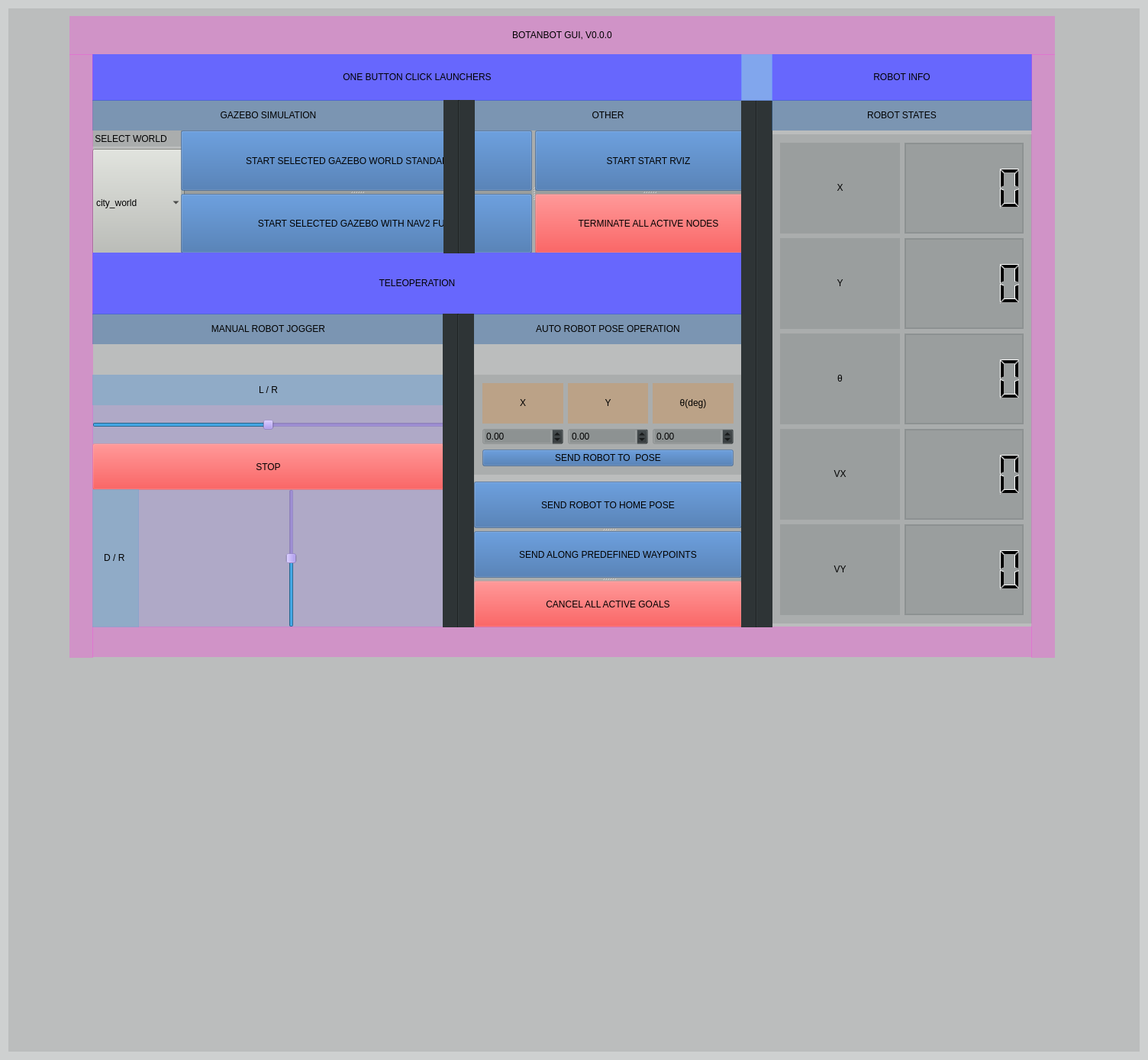
<?xml version="1.0" encoding="UTF-8"?>
<ui version="4.0">
 <class>ControlPluginWidget</class>
 <widget class="QWidget" name="ControlPluginWidget">
  <property name="enabled">
   <bool>true</bool>
  </property>
  <property name="geometry">
   <rect>
    <x>0</x>
    <y>0</y>
    <width>1504</width>
    <height>1389</height>
   </rect>
  </property>
  <property name="windowTitle">
   <string>RQTGUIControlPluginWidget</string>
  </property>
  <property name="autoFillBackground">
   <bool>false</bool>
  </property>
  <property name="styleSheet">
   <string notr="true">background-color: rgb(46, 52, 54,32);</string>
  </property>
  <layout class="QVBoxLayout" name="verticalLayout_2">
   <item>
    <widget class="QWidget" name="ROBOT_MAIN" native="true">
     <property name="enabled">
      <bool>true</bool>
     </property>
     <property name="styleSheet">
      <string notr="true">color: rgb(0, 0, 0);</string>
     </property>
     <widget class="QLabel" name="GUI_NAME_LABEL">
      <property name="geometry">
       <rect>
        <x>80</x>
        <y>10</y>
        <width>1291</width>
        <height>51</height>
       </rect>
      </property>
      <property name="minimumSize">
       <size>
        <width>0</width>
        <height>40</height>
       </size>
      </property>
      <property name="styleSheet">
       <string notr="true">background-color: rgba(255, 51, 221, 78);</string>
      </property>
      <property name="text">
       <string>BOTANBOT GUI, V0.0.0</string>
      </property>
      <property name="textFormat">
       <enum>Qt::RichText</enum>
      </property>
      <property name="scaledContents">
       <bool>false</bool>
      </property>
      <property name="alignment">
       <set>Qt::AlignCenter</set>
      </property>
     </widget>
     <widget class="QSlider" name="drSlider">
      <property name="geometry">
       <rect>
        <x>170</x>
        <y>630</y>
        <width>401</width>
        <height>181</height>
       </rect>
      </property>
      <property name="styleSheet">
       <string notr="true">background-color: rgba(147, 124, 221, 78);</string>
      </property>
      <property name="minimum">
       <number>-100</number>
      </property>
      <property name="maximum">
       <number>100</number>
      </property>
      <property name="orientation">
       <enum>Qt::Vertical</enum>
      </property>
     </widget>
     <widget class="QSlider" name="lrSlider">
      <property name="geometry">
       <rect>
        <x>110</x>
        <y>520</y>
        <width>461</width>
        <height>51</height>
       </rect>
      </property>
      <property name="autoFillBackground">
       <bool>false</bool>
      </property>
      <property name="styleSheet">
       <string notr="true">background-color: rgba(147, 124, 221, 78);</string>
      </property>
      <property name="minimum">
       <number>-100</number>
      </property>
      <property name="maximum">
       <number>100</number>
      </property>
      <property name="orientation">
       <enum>Qt::Horizontal</enum>
      </property>
     </widget>
     <widget class="QPushButton" name="stop">
      <property name="geometry">
       <rect>
        <x>110</x>
        <y>570</y>
        <width>461</width>
        <height>61</height>
       </rect>
      </property>
      <property name="styleSheet">
       <string notr="true"> background-color: rgb(239, 41, 41,21);</string>
      </property>
      <property name="text">
       <string>STOP</string>
      </property>
     </widget>
     <widget class="QLabel" name="STATUS_LABEL">
      <property name="geometry">
       <rect>
        <x>1000</x>
        <y>60</y>
        <width>341</width>
        <height>61</height>
       </rect>
      </property>
      <property name="minimumSize">
       <size>
        <width>0</width>
        <height>40</height>
       </size>
      </property>
      <property name="styleSheet">
       <string notr="true">background-color: rgb(102, 102, 255,250);
font: 57 14pt &quot;Ubuntu&quot;;</string>
      </property>
      <property name="text">
       <string>ROBOT INFO</string>
      </property>
      <property name="textFormat">
       <enum>Qt::RichText</enum>
      </property>
      <property name="scaledContents">
       <bool>false</bool>
      </property>
      <property name="alignment">
       <set>Qt::AlignCenter</set>
      </property>
     </widget>
     <widget class="QLabel" name="TELEOPARTION_LABEL">
      <property name="geometry">
       <rect>
        <x>110</x>
        <y>320</y>
        <width>851</width>
        <height>81</height>
       </rect>
      </property>
      <property name="minimumSize">
       <size>
        <width>0</width>
        <height>40</height>
       </size>
      </property>
      <property name="styleSheet">
       <string notr="true">background-color: rgb(102, 102, 255,250);
font: 57 14pt &quot;Ubuntu&quot;;</string>
      </property>
      <property name="text">
       <string>TELEOPERATION</string>
      </property>
      <property name="textFormat">
       <enum>Qt::RichText</enum>
      </property>
      <property name="scaledContents">
       <bool>false</bool>
      </property>
      <property name="alignment">
       <set>Qt::AlignCenter</set>
      </property>
     </widget>
     <widget class="QLabel" name="LAUNCHERS_LABEL">
      <property name="geometry">
       <rect>
        <x>110</x>
        <y>60</y>
        <width>851</width>
        <height>61</height>
       </rect>
      </property>
      <property name="minimumSize">
       <size>
        <width>0</width>
        <height>40</height>
       </size>
      </property>
      <property name="styleSheet">
       <string notr="true">background-color: rgb(102, 102, 255,250);
font: 57 14pt &quot;Ubuntu&quot;;</string>
      </property>
      <property name="text">
       <string>ONE BUTTON CLICK LAUNCHERS</string>
      </property>
      <property name="textFormat">
       <enum>Qt::RichText</enum>
      </property>
      <property name="scaledContents">
       <bool>false</bool>
      </property>
      <property name="alignment">
       <set>Qt::AlignCenter</set>
      </property>
     </widget>
     <widget class="QLabel" name="FRAME_SOUTH">
      <property name="geometry">
       <rect>
        <x>110</x>
        <y>810</y>
        <width>1231</width>
        <height>40</height>
       </rect>
      </property>
      <property name="minimumSize">
       <size>
        <width>0</width>
        <height>40</height>
       </size>
      </property>
      <property name="styleSheet">
       <string notr="true">background-color: rgba(255, 51, 221, 78);</string>
      </property>
      <property name="text">
       <string/>
      </property>
      <property name="textFormat">
       <enum>Qt::RichText</enum>
      </property>
      <property name="scaledContents">
       <bool>false</bool>
      </property>
      <property name="alignment">
       <set>Qt::AlignCenter</set>
      </property>
     </widget>
     <widget class="QLabel" name="FRAME_EAST">
      <property name="geometry">
       <rect>
        <x>1340</x>
        <y>60</y>
        <width>31</width>
        <height>791</height>
       </rect>
      </property>
      <property name="minimumSize">
       <size>
        <width>0</width>
        <height>40</height>
       </size>
      </property>
      <property name="styleSheet">
       <string notr="true">background-color: rgba(255, 51, 221, 78);</string>
      </property>
      <property name="text">
       <string/>
      </property>
      <property name="textFormat">
       <enum>Qt::RichText</enum>
      </property>
      <property name="scaledContents">
       <bool>false</bool>
      </property>
      <property name="alignment">
       <set>Qt::AlignCenter</set>
      </property>
     </widget>
     <widget class="QLabel" name="FRAME_WEST">
      <property name="geometry">
       <rect>
        <x>80</x>
        <y>60</y>
        <width>31</width>
        <height>791</height>
       </rect>
      </property>
      <property name="minimumSize">
       <size>
        <width>0</width>
        <height>40</height>
       </size>
      </property>
      <property name="styleSheet">
       <string notr="true">background-color: rgba(255, 51, 221, 78);</string>
      </property>
      <property name="text">
       <string/>
      </property>
      <property name="textFormat">
       <enum>Qt::RichText</enum>
      </property>
      <property name="scaledContents">
       <bool>false</bool>
      </property>
      <property name="alignment">
       <set>Qt::AlignCenter</set>
      </property>
     </widget>
     <widget class="QLabel" name="LR_LABEL">
      <property name="geometry">
       <rect>
        <x>110</x>
        <y>480</y>
        <width>461</width>
        <height>40</height>
       </rect>
      </property>
      <property name="minimumSize">
       <size>
        <width>0</width>
        <height>40</height>
       </size>
      </property>
      <property name="styleSheet">
       <string notr="true">background-color: rgb(114, 159, 207,150);
font: 57 14pt &quot;Ubuntu&quot;;</string>
      </property>
      <property name="text">
       <string>L / R</string>
      </property>
      <property name="textFormat">
       <enum>Qt::RichText</enum>
      </property>
      <property name="scaledContents">
       <bool>false</bool>
      </property>
      <property name="alignment">
       <set>Qt::AlignCenter</set>
      </property>
     </widget>
     <widget class="QLabel" name="DR_LABEL">
      <property name="geometry">
       <rect>
        <x>110</x>
        <y>630</y>
        <width>61</width>
        <height>181</height>
       </rect>
      </property>
      <property name="minimumSize">
       <size>
        <width>0</width>
        <height>40</height>
       </size>
      </property>
      <property name="styleSheet">
       <string notr="true">background-color: rgb(114, 159, 207,150);
font: 57 14pt &quot;Ubuntu&quot;;</string>
      </property>
      <property name="text">
       <string>D / R      </string>
      </property>
      <property name="textFormat">
       <enum>Qt::RichText</enum>
      </property>
      <property name="scaledContents">
       <bool>false</bool>
      </property>
      <property name="alignment">
       <set>Qt::AlignCenter</set>
      </property>
     </widget>
     <widget class="QLabel" name="GUI_NAME_LABEL_2">
      <property name="geometry">
       <rect>
        <x>610</x>
        <y>400</y>
        <width>351</width>
        <height>40</height>
       </rect>
      </property>
      <property name="minimumSize">
       <size>
        <width>0</width>
        <height>40</height>
       </size>
      </property>
      <property name="styleSheet">
       <string notr="true">background-color: rgb(52, 101, 164,120);</string>
      </property>
      <property name="text">
       <string>AUTO ROBOT POSE OPERATION</string>
      </property>
      <property name="textFormat">
       <enum>Qt::RichText</enum>
      </property>
      <property name="scaledContents">
       <bool>false</bool>
      </property>
      <property name="alignment">
       <set>Qt::AlignCenter</set>
      </property>
     </widget>
     <widget class="QLabel" name="GUI_NAME_LABEL_3">
      <property name="geometry">
       <rect>
        <x>110</x>
        <y>400</y>
        <width>461</width>
        <height>40</height>
       </rect>
      </property>
      <property name="minimumSize">
       <size>
        <width>0</width>
        <height>40</height>
       </size>
      </property>
      <property name="styleSheet">
       <string notr="true">background-color: rgb(52, 101, 164,120);</string>
      </property>
      <property name="text">
       <string>MANUAL ROBOT JOGGER</string>
      </property>
      <property name="textFormat">
       <enum>Qt::RichText</enum>
      </property>
      <property name="scaledContents">
       <bool>false</bool>
      </property>
      <property name="alignment">
       <set>Qt::AlignCenter</set>
      </property>
     </widget>
     <widget class="QLabel" name="GUI_NAME_LABEL_4">
      <property name="geometry">
       <rect>
        <x>110</x>
        <y>120</y>
        <width>461</width>
        <height>40</height>
       </rect>
      </property>
      <property name="minimumSize">
       <size>
        <width>0</width>
        <height>40</height>
       </size>
      </property>
      <property name="styleSheet">
       <string notr="true">background-color: rgb(52, 101, 164,120);</string>
      </property>
      <property name="text">
       <string>GAZEBO SIMULATION</string>
      </property>
      <property name="textFormat">
       <enum>Qt::RichText</enum>
      </property>
      <property name="scaledContents">
       <bool>false</bool>
      </property>
      <property name="alignment">
       <set>Qt::AlignCenter</set>
      </property>
     </widget>
     <widget class="QLabel" name="GUI_NAME_LABEL_6">
      <property name="geometry">
       <rect>
        <x>610</x>
        <y>120</y>
        <width>351</width>
        <height>40</height>
       </rect>
      </property>
      <property name="minimumSize">
       <size>
        <width>0</width>
        <height>40</height>
       </size>
      </property>
      <property name="styleSheet">
       <string notr="true">background-color: rgb(52, 101, 164,120);</string>
      </property>
      <property name="text">
       <string>OTHER</string>
      </property>
      <property name="textFormat">
       <enum>Qt::RichText</enum>
      </property>
      <property name="scaledContents">
       <bool>false</bool>
      </property>
      <property name="alignment">
       <set>Qt::AlignCenter</set>
      </property>
     </widget>
     <widget class="QWidget" name="layoutWidget">
      <property name="geometry">
       <rect>
        <x>1000</x>
        <y>165</y>
        <width>341</width>
        <height>641</height>
       </rect>
      </property>
      <layout class="QGridLayout" name="gridLayout_3">
       <item row="0" column="0">
        <widget class="QLabel" name="X_LABEL">
         <property name="minimumSize">
          <size>
           <width>0</width>
           <height>40</height>
          </size>
         </property>
         <property name="styleSheet">
          <string notr="true"/>
         </property>
         <property name="text">
          <string>X</string>
         </property>
         <property name="textFormat">
          <enum>Qt::RichText</enum>
         </property>
         <property name="scaledContents">
          <bool>false</bool>
         </property>
         <property name="alignment">
          <set>Qt::AlignCenter</set>
         </property>
        </widget>
       </item>
       <item row="0" column="1">
        <widget class="QLCDNumber" name="x"/>
       </item>
       <item row="1" column="0">
        <widget class="QLabel" name="Y_LABEL">
         <property name="minimumSize">
          <size>
           <width>0</width>
           <height>40</height>
          </size>
         </property>
         <property name="styleSheet">
          <string notr="true"/>
         </property>
         <property name="text">
          <string>Y</string>
         </property>
         <property name="textFormat">
          <enum>Qt::RichText</enum>
         </property>
         <property name="scaledContents">
          <bool>false</bool>
         </property>
         <property name="alignment">
          <set>Qt::AlignCenter</set>
         </property>
        </widget>
       </item>
       <item row="1" column="1">
        <widget class="QLCDNumber" name="y"/>
       </item>
       <item row="2" column="0">
        <widget class="QLabel" name="THETA_LABEL">
         <property name="minimumSize">
          <size>
           <width>0</width>
           <height>40</height>
          </size>
         </property>
         <property name="styleSheet">
          <string notr="true"/>
         </property>
         <property name="text">
          <string>θ</string>
         </property>
         <property name="textFormat">
          <enum>Qt::RichText</enum>
         </property>
         <property name="scaledContents">
          <bool>false</bool>
         </property>
         <property name="alignment">
          <set>Qt::AlignCenter</set>
         </property>
        </widget>
       </item>
       <item row="2" column="1">
        <widget class="QLCDNumber" name="theta"/>
       </item>
       <item row="3" column="0">
        <widget class="QLabel" name="VX_LABEL">
         <property name="minimumSize">
          <size>
           <width>0</width>
           <height>40</height>
          </size>
         </property>
         <property name="styleSheet">
          <string notr="true"/>
         </property>
         <property name="text">
          <string>VX</string>
         </property>
         <property name="textFormat">
          <enum>Qt::RichText</enum>
         </property>
         <property name="scaledContents">
          <bool>false</bool>
         </property>
         <property name="alignment">
          <set>Qt::AlignCenter</set>
         </property>
        </widget>
       </item>
       <item row="3" column="1">
        <widget class="QLCDNumber" name="vx"/>
       </item>
       <item row="4" column="0">
        <widget class="QLabel" name="VY_LABEL">
         <property name="minimumSize">
          <size>
           <width>0</width>
           <height>40</height>
          </size>
         </property>
         <property name="styleSheet">
          <string notr="true"/>
         </property>
         <property name="text">
          <string>VY</string>
         </property>
         <property name="textFormat">
          <enum>Qt::RichText</enum>
         </property>
         <property name="scaledContents">
          <bool>false</bool>
         </property>
         <property name="alignment">
          <set>Qt::AlignCenter</set>
         </property>
        </widget>
       </item>
       <item row="4" column="1">
        <widget class="QLCDNumber" name="vy"/>
       </item>
      </layout>
     </widget>
     <widget class="Line" name="sperator_line_3">
      <property name="geometry">
       <rect>
        <x>569</x>
        <y>400</y>
        <width>41</width>
        <height>411</height>
       </rect>
      </property>
      <property name="styleSheet">
       <string notr="true">background-color: rgb(46, 52, 54);</string>
      </property>
      <property name="orientation">
       <enum>Qt::Vertical</enum>
      </property>
     </widget>
     <widget class="Line" name="sperator_line_4">
      <property name="geometry">
       <rect>
        <x>570</x>
        <y>120</y>
        <width>41</width>
        <height>201</height>
       </rect>
      </property>
      <property name="styleSheet">
       <string notr="true">background-color: rgb(46, 52, 54);</string>
      </property>
      <property name="orientation">
       <enum>Qt::Vertical</enum>
      </property>
     </widget>
     <widget class="Line" name="sperator_line_5">
      <property name="geometry">
       <rect>
        <x>960</x>
        <y>120</y>
        <width>41</width>
        <height>691</height>
       </rect>
      </property>
      <property name="styleSheet">
       <string notr="true">background-color: rgb(46, 52, 54);</string>
      </property>
      <property name="orientation">
       <enum>Qt::Vertical</enum>
      </property>
     </widget>
     <widget class="QLabel" name="GUI_NAME_LABEL_7">
      <property name="geometry">
       <rect>
        <x>1000</x>
        <y>120</y>
        <width>341</width>
        <height>40</height>
       </rect>
      </property>
      <property name="minimumSize">
       <size>
        <width>0</width>
        <height>40</height>
       </size>
      </property>
      <property name="styleSheet">
       <string notr="true">background-color: rgb(52, 101, 164,120);</string>
      </property>
      <property name="text">
       <string>ROBOT STATES</string>
      </property>
      <property name="textFormat">
       <enum>Qt::RichText</enum>
      </property>
      <property name="scaledContents">
       <bool>false</bool>
      </property>
      <property name="alignment">
       <set>Qt::AlignCenter</set>
      </property>
     </widget>
     <widget class="QLabel" name="STATUS_LABEL_2">
      <property name="geometry">
       <rect>
        <x>960</x>
        <y>60</y>
        <width>41</width>
        <height>61</height>
       </rect>
      </property>
      <property name="minimumSize">
       <size>
        <width>0</width>
        <height>40</height>
       </size>
      </property>
      <property name="styleSheet">
       <string notr="true">background-color: rgb(114, 159, 250,200);
font: 57 14pt &quot;Ubuntu&quot;;</string>
      </property>
      <property name="text">
       <string/>
      </property>
      <property name="textFormat">
       <enum>Qt::RichText</enum>
      </property>
      <property name="scaledContents">
       <bool>false</bool>
      </property>
      <property name="alignment">
       <set>Qt::AlignCenter</set>
      </property>
     </widget>
     <widget class="QWidget" name="layoutWidget">
      <property name="geometry">
       <rect>
        <x>610</x>
        <y>480</y>
        <width>351</width>
        <height>131</height>
       </rect>
      </property>
      <layout class="QGridLayout" name="gridLayout">
       <item row="1" column="1">
        <widget class="QDoubleSpinBox" name="goal_y">
         <property name="minimum">
          <double>-100.000000000000000</double>
         </property>
         <property name="maximum">
          <double>100.000000000000000</double>
         </property>
        </widget>
       </item>
       <item row="1" column="2">
        <widget class="QDoubleSpinBox" name="goal_theta">
         <property name="minimum">
          <double>-180.000000000000000</double>
         </property>
         <property name="maximum">
          <double>180.000000000000000</double>
         </property>
        </widget>
       </item>
       <item row="1" column="0">
        <widget class="QDoubleSpinBox" name="goal_x">
         <property name="minimum">
          <double>-100.000000000000000</double>
         </property>
         <property name="maximum">
          <double>100.000000000000000</double>
         </property>
        </widget>
       </item>
       <item row="2" column="0" colspan="3">
        <widget class="QPushButton" name="sendToPose">
         <property name="styleSheet">
          <string notr="true">background-color: rgba(52, 101, 164,100);</string>
         </property>
         <property name="text">
          <string>SEND ROBOT TO  POSE</string>
         </property>
        </widget>
       </item>
       <item row="0" column="2">
        <widget class="QLabel" name="X_LABEL_4">
         <property name="minimumSize">
          <size>
           <width>0</width>
           <height>40</height>
          </size>
         </property>
         <property name="styleSheet">
          <string notr="true"> 
background-color: rgb(245, 121, 0, 56);</string>
         </property>
         <property name="text">
          <string>θ(deg)</string>
         </property>
         <property name="textFormat">
          <enum>Qt::RichText</enum>
         </property>
         <property name="scaledContents">
          <bool>false</bool>
         </property>
         <property name="alignment">
          <set>Qt::AlignCenter</set>
         </property>
        </widget>
       </item>
       <item row="0" column="1">
        <widget class="QLabel" name="X_LABEL_3">
         <property name="minimumSize">
          <size>
           <width>0</width>
           <height>40</height>
          </size>
         </property>
         <property name="styleSheet">
          <string notr="true"> 
background-color: rgb(245, 121, 0, 56);</string>
         </property>
         <property name="text">
          <string>Y</string>
         </property>
         <property name="textFormat">
          <enum>Qt::RichText</enum>
         </property>
         <property name="scaledContents">
          <bool>false</bool>
         </property>
         <property name="alignment">
          <set>Qt::AlignCenter</set>
         </property>
        </widget>
       </item>
       <item row="0" column="0">
        <widget class="QLabel" name="X_LABEL_2">
         <property name="minimumSize">
          <size>
           <width>0</width>
           <height>40</height>
          </size>
         </property>
         <property name="styleSheet">
          <string notr="true"> 
background-color: rgb(245, 121, 0, 56);</string>
         </property>
         <property name="text">
          <string>X</string>
         </property>
         <property name="textFormat">
          <enum>Qt::RichText</enum>
         </property>
         <property name="scaledContents">
          <bool>false</bool>
         </property>
         <property name="alignment">
          <set>Qt::AlignCenter</set>
         </property>
        </widget>
       </item>
      </layout>
     </widget>
     <widget class="QSplitter" name="splitter_3">
      <property name="geometry">
       <rect>
        <x>226</x>
        <y>160</y>
        <width>761</width>
        <height>161</height>
       </rect>
      </property>
      <property name="orientation">
       <enum>Qt::Horizontal</enum>
      </property>
      <widget class="QSplitter" name="splitter_2">
       <property name="orientation">
        <enum>Qt::Vertical</enum>
       </property>
       <widget class="QPushButton" name="startGazeboStandalone">
        <property name="styleSheet">
         <string notr="true">background-color: rgba(52, 101, 164,100);</string>
        </property>
        <property name="text">
         <string>START SELECTED GAZEBO WORLD STANDALONE</string>
        </property>
       </widget>
       <widget class="QPushButton" name="startGazeboNavigationFull">
        <property name="styleSheet">
         <string notr="true">background-color: rgba(52, 101, 164,100);</string>
        </property>
        <property name="text">
         <string>START SELECTED GAZEBO WITH NAV2 FULL</string>
        </property>
       </widget>
      </widget>
      <widget class="QSplitter" name="splitter">
       <property name="orientation">
        <enum>Qt::Vertical</enum>
       </property>
       <widget class="QPushButton" name="startRviz">
        <property name="styleSheet">
         <string notr="true">background-color: rgba(52, 101, 164,100);</string>
        </property>
        <property name="text">
         <string>START START RVIZ</string>
        </property>
       </widget>
       <widget class="QPushButton" name="terminate">
        <property name="styleSheet">
         <string notr="true"> background-color: rgb(239, 41, 41,21);</string>
        </property>
        <property name="text">
         <string>TERMINATE ALL ACTIVE NODES</string>
        </property>
       </widget>
      </widget>
     </widget>
     <widget class="QSplitter" name="splitter_4">
      <property name="geometry">
       <rect>
        <x>610</x>
        <y>620</y>
        <width>351</width>
        <height>191</height>
       </rect>
      </property>
      <property name="orientation">
       <enum>Qt::Vertical</enum>
      </property>
      <widget class="QPushButton" name="sendToChargeStation">
       <property name="styleSheet">
        <string notr="true">background-color: rgba(52, 101, 164,100);</string>
       </property>
       <property name="text">
        <string>SEND ROBOT TO HOME POSE</string>
       </property>
      </widget>
      <widget class="QPushButton" name="sendAlongPredefinedWaypoints">
       <property name="styleSheet">
        <string notr="true">background-color: rgba(52, 101, 164,100);</string>
       </property>
       <property name="text">
        <string>SEND ALONG PREDEFINED WAYPOINTS</string>
       </property>
      </widget>
      <widget class="QPushButton" name="cancelAllGoals">
       <property name="styleSheet">
        <string notr="true"> background-color: rgb(239, 41, 41,21);</string>
       </property>
       <property name="text">
        <string>CANCEL ALL ACTIVE GOALS</string>
       </property>
      </widget>
     </widget>
     <widget class="QComboBox" name="gazebo_city_combobox">
      <property name="geometry">
       <rect>
        <x>110</x>
        <y>184</y>
        <width>121</width>
        <height>141</height>
       </rect>
      </property>
      <property name="styleSheet">
       <string notr="true">background-color: rgb(186, 189, 182);</string>
      </property>
      <item>
       <property name="text">
        <string>city_world</string>
       </property>
      </item>
      <item>
       <property name="text">
        <string>uneven_world</string>
       </property>
      </item>
      <item>
       <property name="text">
        <string>sonoma_raceway_world</string>
       </property>
      </item>
      <item>
       <property name="text">
        <string>tomato_field_world</string>
       </property>
      </item>
     </widget>
     <widget class="QLabel" name="label">
      <property name="geometry">
       <rect>
        <x>110</x>
        <y>160</y>
        <width>121</width>
        <height>21</height>
       </rect>
      </property>
      <property name="text">
       <string> SELECT WORLD</string>
      </property>
     </widget>
     <zorder>label</zorder>
     <zorder>gazebo_city_combobox</zorder>
     <zorder>layoutWidget</zorder>
     <zorder>splitter_3</zorder>
     <zorder>splitter_4</zorder>
     <zorder>GUI_NAME_LABEL</zorder>
     <zorder>drSlider</zorder>
     <zorder>lrSlider</zorder>
     <zorder>stop</zorder>
     <zorder>STATUS_LABEL</zorder>
     <zorder>TELEOPARTION_LABEL</zorder>
     <zorder>LAUNCHERS_LABEL</zorder>
     <zorder>FRAME_SOUTH</zorder>
     <zorder>FRAME_EAST</zorder>
     <zorder>FRAME_WEST</zorder>
     <zorder>LR_LABEL</zorder>
     <zorder>DR_LABEL</zorder>
     <zorder>GUI_NAME_LABEL_2</zorder>
     <zorder>GUI_NAME_LABEL_3</zorder>
     <zorder>GUI_NAME_LABEL_4</zorder>
     <zorder>GUI_NAME_LABEL_6</zorder>
     <zorder>layoutWidget</zorder>
     <zorder>sperator_line_3</zorder>
     <zorder>sperator_line_5</zorder>
     <zorder>GUI_NAME_LABEL_7</zorder>
     <zorder>STATUS_LABEL_2</zorder>
     <zorder>sperator_line_4</zorder>
    </widget>
   </item>
  </layout>
 </widget>
 <layoutdefault spacing="6" margin="11"/>
 <resources/>
 <connections/>
</ui>
